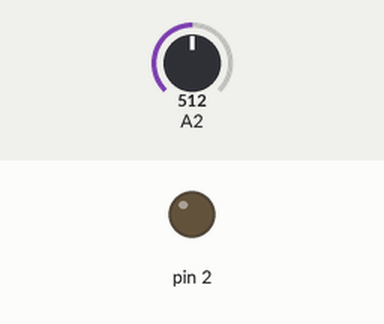
Recording of a sketch running on a simulated Arduino Uno, built with avr-gcc and run on an emulated ATmega328P. Shown: output pins drawn as LEDs (lit = HIGH). The inputs (shaded band) are chosen by the test bench; at power-on: A2 = 512. What the sketch prints to the serial monitor is not drawn.

Above: at 1.3 s.
At 5.2 s:
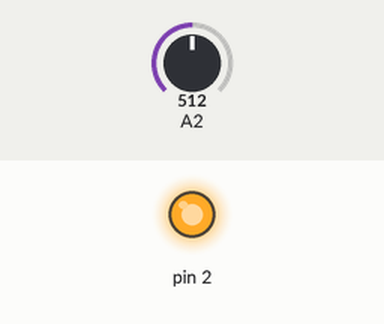
Timing chart, 0 to 13.6 s (numbered marks = the images above):
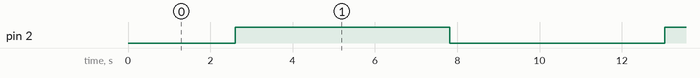

Measured:
- by itself, pin 2: alternates HIGH for 5.2 s and LOW for 5.2 s

The sketch:

sketch_dec13a.ino
```cpp
int value =0 ;
void setup() {
  Serial.begin(115200);
pinMode(2,OUTPUT);
}

void loop() {
for(value =0 ;value <=255;value += 5)
{

  analogWrite(2,value);
  Serial.println(analogRead(2));
  //int x = map(analogRead(2),0,255,0,5);
  //Serial.println(x);
  delay(100);


}
for(value =255 ;value >=0;value -= 5)
{

  analogWrite(2,value);
  Serial.println(analogRead(2));
  //int x = map(analogRead(2),0,255,0,5);
  //Serial.println(x);
  delay(100);

}
}
```
